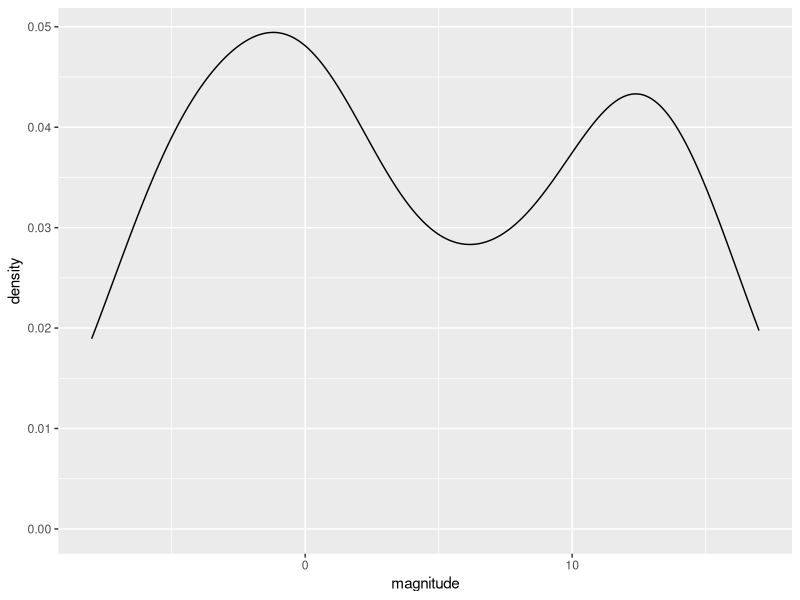
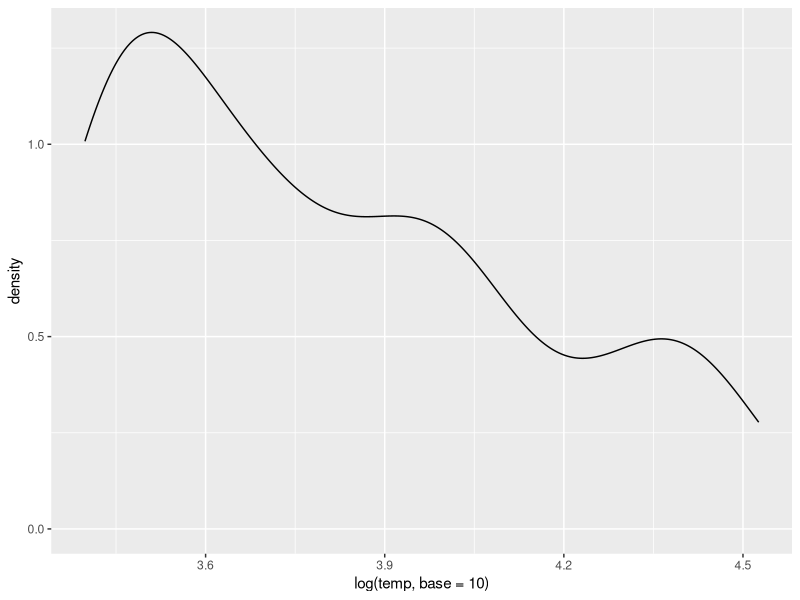
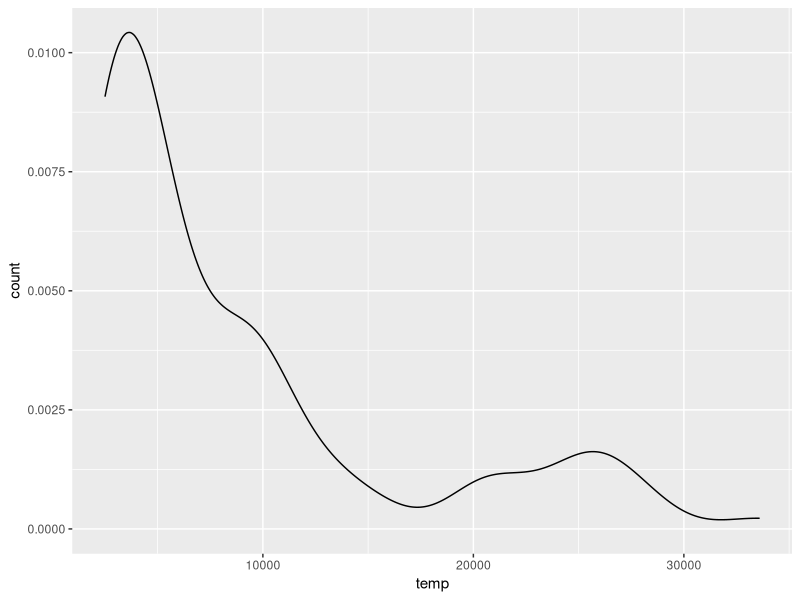
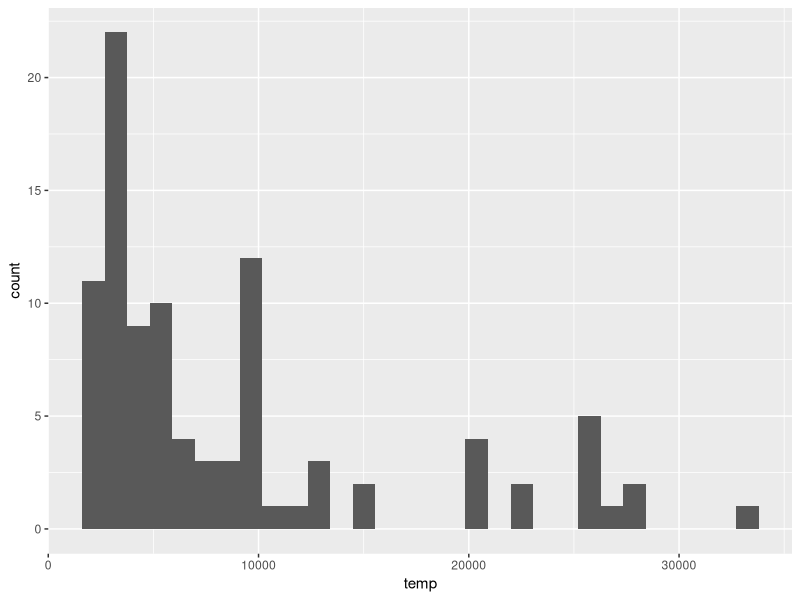
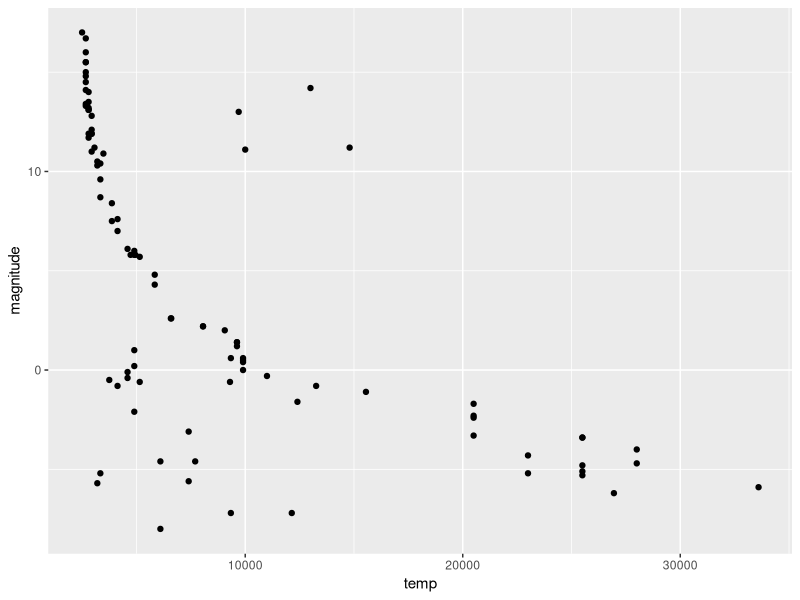
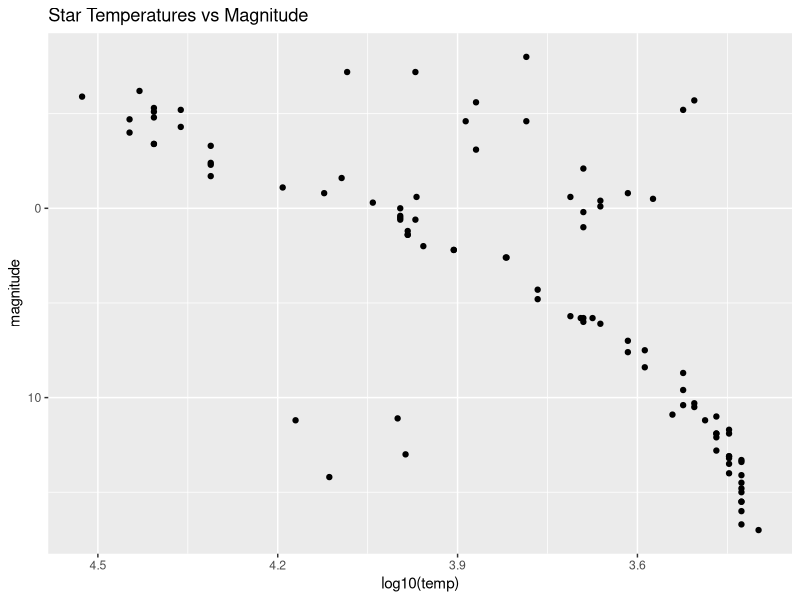
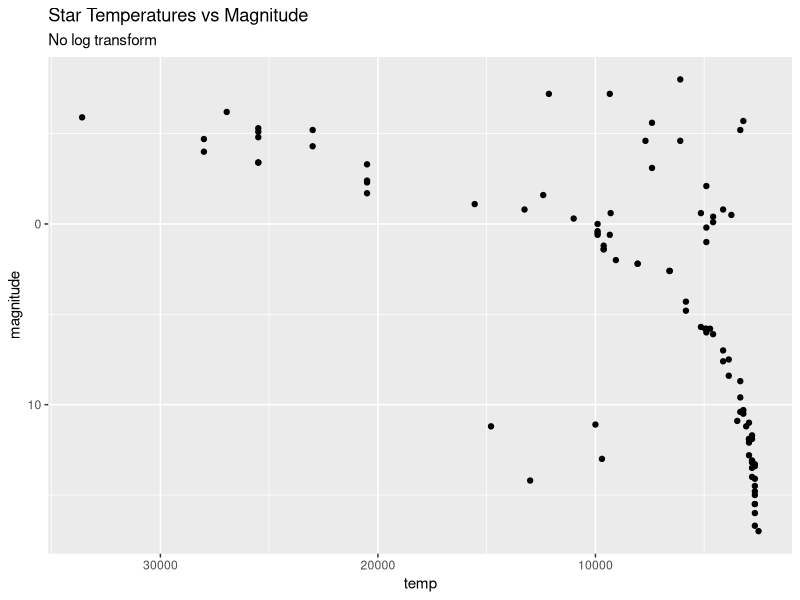
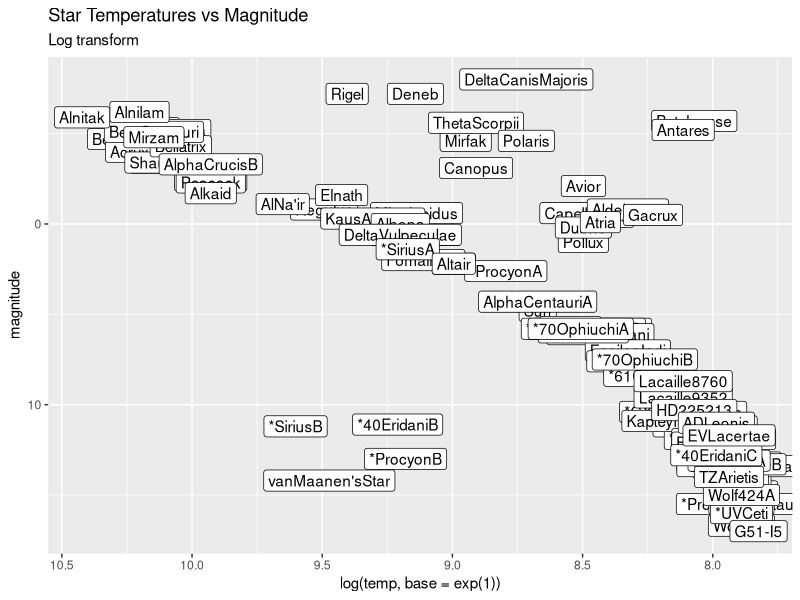

These figures' R source, in order:
library(tidyverse)
library(dslabs)
library(ggrepel)
data(stars)
options(digits = 3) 

summary(stars)


# Density plot of magnitude
stars %>% ggplot(aes(magnitude)) + geom_density()

# Question 3
stars %>% ggplot(aes(log(temp, base = 10)), y = ..count..) + geom_density()
stars %>% ggplot(aes(temp, y = ..count..)) + geom_density()
stars %>% ggplot(aes(temp)) + geom_histogram()

# Question 4
stars %>% ggplot(aes(temp, magnitude)) + geom_point()

# Question 5
stars %>% ggplot(aes(log10(temp),magnitude)) + 
  geom_point() +
  scale_x_reverse() + 
  scale_y_reverse(breaks = c(20,10,0,-10),
                  labels = c("20", "10", "0", "-10")) + 
  labs(title = "Star Temperatures vs Magnitude")

# No log Transform
stars %>% ggplot(aes(temp,magnitude)) + 
  geom_point() +
  scale_x_reverse() + 
  scale_y_reverse(breaks = c(20,10,0,-10),
                  labels = c("20", "10", "0", "-10")) + 
  labs(title = "Star Temperatures vs Magnitude",
       subtitle = "No log transform")

# Plot the labels
stars %>% ggplot(aes(log(temp, base = exp(1)),magnitude, label = star)) + 
  geom_label() +
  scale_x_reverse() + 
  scale_y_reverse() + 
  labs(title = "Star Temperatures vs Magnitude",
       subtitle = "Log transform")



# Color by star type
stars %>% ggplot(aes(log(temp, base = exp(1)) , magnitude, color = type)) + 
  geom_point(size = 2.5) + geom_jitter() +
  scale_colour_viridis_d("Star Type", option = "H") +
  theme_light() +
  scale_x_reverse() + 
  scale_y_reverse() + 
  labs(title = "Star Temperatures vs Magnitude by Type",
       subtitle = "Log transform")

stars %>% mutate()
str(stars)

stars %>% filter(type == "G") %>% .$magnitude %>% min()

stars %>% filter(type == "G")
